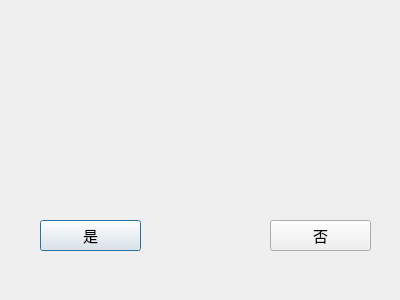
<?xml version="1.0" encoding="UTF-8"?>
<ui version="4.0">
 <class>DialogQuestion</class>
 <widget class="QDialog" name="DialogQuestion">
  <property name="geometry">
   <rect>
    <x>0</x>
    <y>0</y>
    <width>400</width>
    <height>300</height>
   </rect>
  </property>
  <property name="font">
   <font>
    <pointsize>12</pointsize>
   </font>
  </property>
  <property name="windowTitle">
   <string>Dialog</string>
  </property>
  <widget class="QPushButton" name="pushButton">
   <property name="geometry">
    <rect>
     <x>40</x>
     <y>220</y>
     <width>101</width>
     <height>31</height>
    </rect>
   </property>
   <property name="font">
    <font>
     <pointsize>11</pointsize>
    </font>
   </property>
   <property name="text">
    <string>是</string>
   </property>
  </widget>
  <widget class="QPushButton" name="pushButton_2">
   <property name="geometry">
    <rect>
     <x>270</x>
     <y>220</y>
     <width>101</width>
     <height>31</height>
    </rect>
   </property>
   <property name="font">
    <font>
     <pointsize>11</pointsize>
    </font>
   </property>
   <property name="text">
    <string>否</string>
   </property>
  </widget>
 </widget>
 <resources/>
 <connections/>
</ui>
